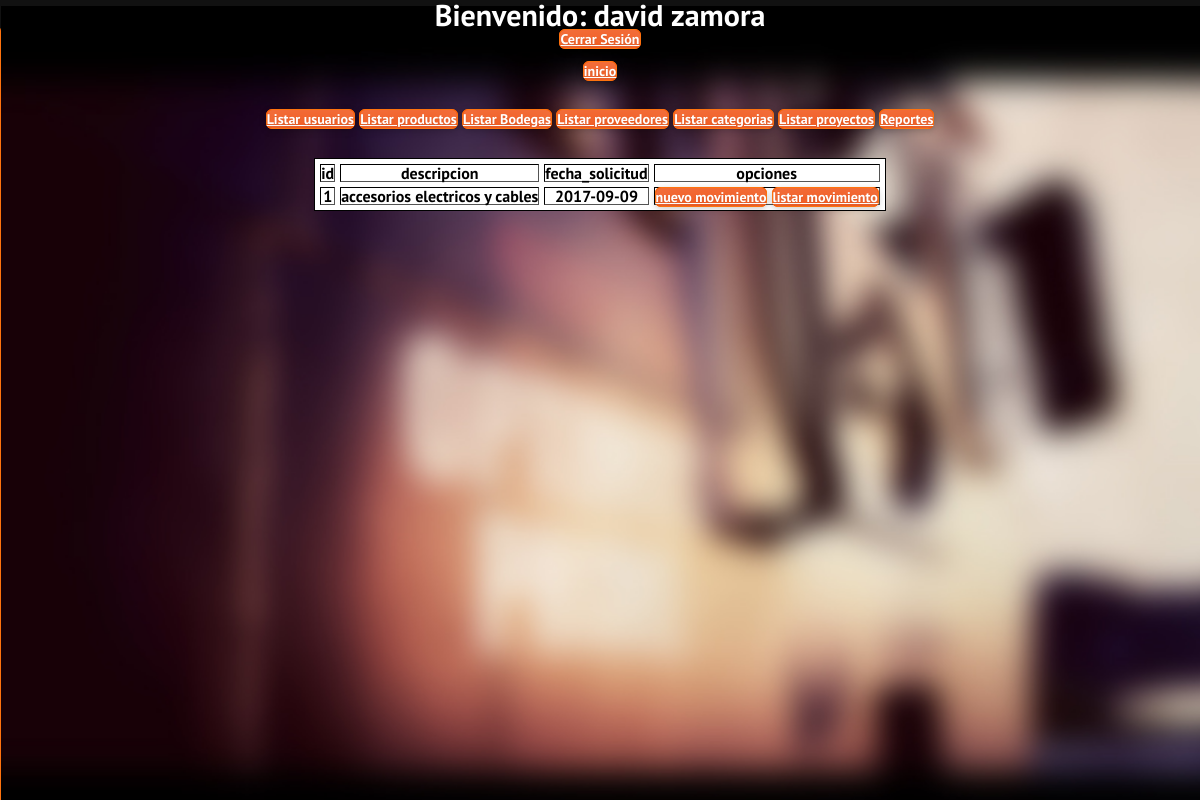
/listarSolicitudes.php?idProyecto=1 (signed in), run on the app's committed database.
### tables this page shows
CREATE TABLE `solicitud` (
  `id` int(11) NOT NULL AUTO_INCREMENT,
  `descripcion` varchar(100) NOT NULL,
  `fecha_solicitud` date DEFAULT NULL,
  `proyecto_id` int(11) NOT NULL,
  PRIMARY KEY (`id`),
  KEY `fk_solicitud_proyecto1_idx` (`proyecto_id`),
  CONSTRAINT `fk_solicitud_proyecto1` FOREIGN KEY (`proyecto_id`) REFERENCES `proyecto` (`id`) ON DELETE NO ACTION ON UPDATE NO ACTION
);

### DAO/SolicitudDao.php (called while the page is built, shortened)
<?php
	class SolicitudDAO
	{
		function listarSolicitudesPorProyecto($id){
			$con = conexion::getConexion();
			$query = $con->prepare("SELECT * FROM solicitud WHERE proyecto_id = :id");
			$query->bindParam(":id", $id, PDO::PARAM_INT);
			$query->execute();
			$filas = $query->fetchAll(PDO::FETCH_OBJ);
			return $filas;
		}
	}
 ?>

### listarSolicitudes.php (the view, shortened to what this page needs)
<?php
	require('DAO/SolicitudDAO.php');
	if(isset($_SESSION['rol']) || $_SESSION['rol'] === 1){
		$solicitudDAO = new SolicitudDAO();
		$id = $_GET['idProyecto'];
		$idBodega = $_GET['bodega_id'];
		$filas = $solicitudDAO->listarSolicitudesPorProyecto($id);
 ?>
 <!DOCTYPE html>
 <html>
	 <head>
	 	<?php include("template/template.php"); ?>
	 </head>
	 <body>
	 	<table border="1" cellspacing="5" >
	 		<thead>
	 				<th>id</th>
	 				<th>descripcion</th>
	 				<th>fecha_solicitud</th>
	 				<th>opciones</th>
	 		</thead>
	 		<tbody>
	 			<?php foreach ($filas as $fila): ?>
	 				<tr>
	 					<th><?php echo $fila->id; ?></th>
	 					<th><?php echo $fila->descripcion; ?></th>
	 					<th><?php echo $fila->fecha_solicitud; ?></th>
	 					<th><a href="crearMovimiento.php?idSolicitud=<?php echo $fila->id ?>&idBodega=<?php echo $idBodega; ?>&descripcion=<?php echo $fila->descripcion ?>">nuevo movimiento</a>
	 						<a href="listarMovimientos.php?idSolicitud=<?php echo $fila->id ?>">listar movimiento</a></th>
	 				</tr>
	 			<?php endforeach ?>
	 		</tbody>
	 	</table>
	 	<br>
	 </body>
 </html>
<?php
		}
?>

### assets/css/supersized.css (style rules this page uses)
* { margin:0; padding:0; }
body { background:#111; height:100%; }

### assets/css/style.css (style rules this page uses)
body { background: #f8f8f8; font-family: 'PT Sans', Helvetica, Arial, sans-serif; text-align: center; color: #fff; }
button, a { cursor: pointer; width: 300px; height: 44px; margin-top: 25px; padding: 0; background: #ef4300; -moz-border-radius: 6px; -webkit-border-radius: 6px; border-radius: 6px; border: 1px solid #ff730e; -moz-box-shadow: 0 15px 30px 0 rgba(255,255,255,.25) inset, 0 2px 7px 0 rgba(0,0,0,.2); -webkit-box-shadow: 0 15px 30px 0 rgba(255,255,255,.25) inset, 0 2px 7px 0 rgba(0,0,0,.2); box-shadow: 0 15px 30px 0 rgba(255,255,255,.25) inset, 0 2px 7px 0 rgba(0,0,0,.2); font-family: 'PT Sans', Helvetica, Arial, sans-serif; font-size: 14px; font-weight: 700; color: #fff; text-shadow: 0 1px 2px rgba(0,0,0,.1); -o-transition: all .2s; -moz-transition: all .2s; -webkit-transition: all .2s; -ms-transition: all .2s; }

### data on the page
solicitud: id "1", descripcion "accesorios electricos y cables", fecha_solicitud "2017-09-09"
